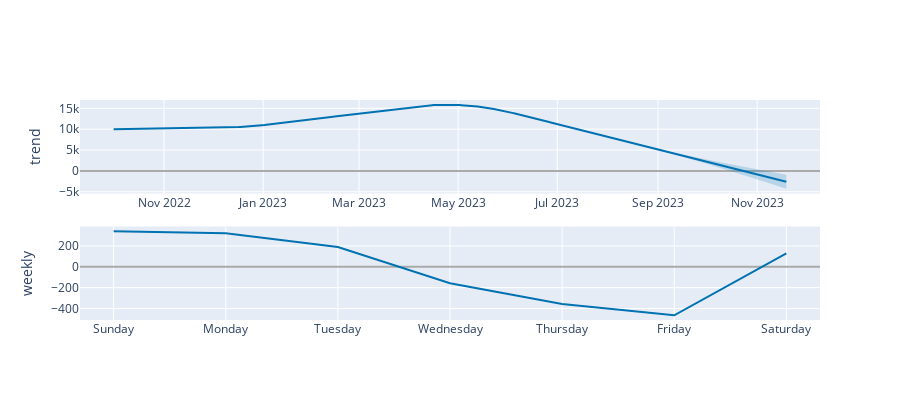

This figure's notebook cell:
### Code cell
plot_components_plotly(m, forecast)

### Figure 1 — Plotly figure (JSON) as saved in the notebook; plotly's stock layout.template omitted (floating-point values rounded to 4 significant figures; data arrays with more than 128 entries replaced by an {"elided": "..."} marker saying what was removed)
{"data": [{"line": {"color": "#0072B2", "width": 2}, "mode": "lines", "name": "trend", "type": "scatter", "x": {"elided": "412 str values"}, "xaxis": "x", "y": {"elided": "412 float values"}, "yaxis": "y"}, {"line": {"color": "rgba(0, 114, 178, 0.2)", "width": 0}, "mode": "lines", "name": "trend_upper", "type": "scatter", "x": {"elided": "412 str values"}, "xaxis": "x", "y": {"elided": "412 float values"}, "yaxis": "y"}, {"fill": "tonexty", "fillcolor": "rgba(0, 114, 178, 0.2)", "line": {"color": "rgba(0, 114, 178, 0.2)", "width": 0}, "mode": "lines", "name": "trend_lower", "type": "scatter", "x": {"elided": "412 str values"}, "xaxis": "x", "y": {"elided": "412 float values"}, "yaxis": "y"}, {"line": {"color": "#0072B2", "width": 2}, "mode": "lines", "name": "weekly", "type": "scatter", "x": ["2017-01-01T00:00:00", "2017-01-02T00:00:00", "2017-01-03T00:00:00", "2017-01-04T00:00:00", "2017-01-05T00:00:00", "2017-01-06T00:00:00", "2017-01-07T00:00:00"], "xaxis": "x2", "y": [340.8, 321.0, 189.8, -157.4, -356.9, -465.1, 127.7], "yaxis": "y2"}], "layout": {"height": 400, "showlegend": false, "width": 900, "xaxis": {"anchor": "y", "domain": [0, 1], "range": ["2022-09-10T07:12:00", "2023-12-09T16:48:00"], "type": "date"}, "xaxis2": {"anchor": "y2", "domain": [0, 1], "range": ["2016-12-31T16:48:00", "2017-01-07T07:12:00"], "tickformat": "%A", "type": "date"}, "yaxis": {"anchor": "x", "autorange": true, "domain": [0.575, 1], "range": [-5414.0, 16990.0], "rangemode": "normal", "title": {"text": "trend"}, "type": "linear", "zerolinecolor": "#AAA"}, "yaxis2": {"anchor": "x2", "autorange": true, "domain": [0, 0.425], "range": [-509.9, 385.6], "title": {"text": "weekly"}, "type": "linear", "zerolinecolor": "#AAA"}}}
